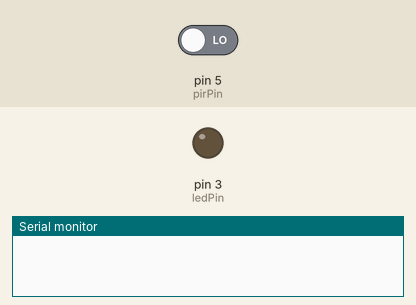
This sketch was run on a simulated Arduino Uno, built with avr-gcc and run on an emulated ATmega328P. Shown: output pins drawn as LEDs (lit = HIGH), the last lines printed to the serial monitor. Dashed ring = blinking. Inputs (shaded band) come from the test bench; at power-on: pin 5 (pirPin) LOW.

Above: at 1.2 s.
1.3 s: pin 5 (pirPin) driven HIGH
At 1.54 s:
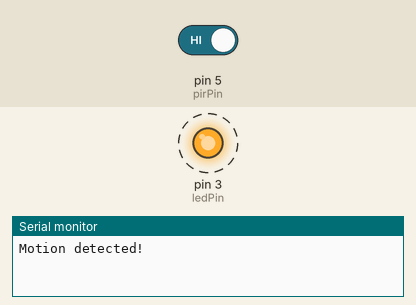
4.3 s: pin 5 (pirPin) driven LOW
At 4.3 s:
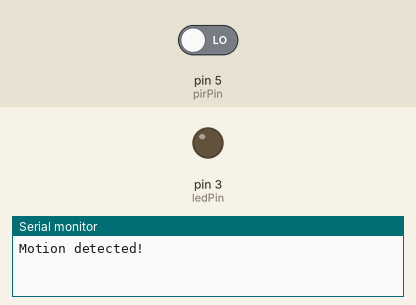
Timing chart, 0 to 7.3 s (numbered marks = the images above; inputs shaded):
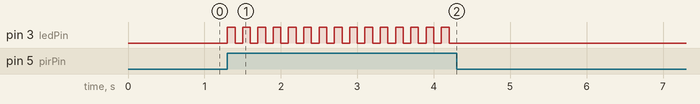

Measured:
- after the input at 1.3 s, pin 3 (ledPin): alternates HIGH for 0.10 s and LOW for 0.10 s, starting at once
- after the input at 4.3 s, pin 3 (ledPin): stops changing and stays LOW

The sketch:

task1.ino
```cpp
const int pirPin = 5;
// passive infrared sensor pin
int state = 0;
int ledPin = 3;
unsigned long time; // algusaeg
// 0 - no motion, 1 - motion detected
int ledstate = LOW;

void setup() {
  Serial.begin(9600);         // initialize serial with 9600 baud rate
  pinMode(ledPin, OUTPUT);
  pinMode(pirPin, INPUT);     // set pin #5 as an input from PIR
  time = millis();
}

void loop() {

  if (digitalRead(pirPin) == HIGH  &&  state == 0) {
    Serial.println("Motion detected!");
    state = 1;


  }
  if (digitalRead(pirPin) == LOW  &&  state == 1) {
    Serial.println("No movement anymore");
    state = 0;


  }
  if (state == 1) {
    if (millis() - time >= 100) {
      time = millis();
      if (ledstate == LOW) {
        ledstate = HIGH;

      }
      else {
        ledstate = LOW;
      }
      digitalWrite(ledPin, ledstate);
    }


  }
}
```
